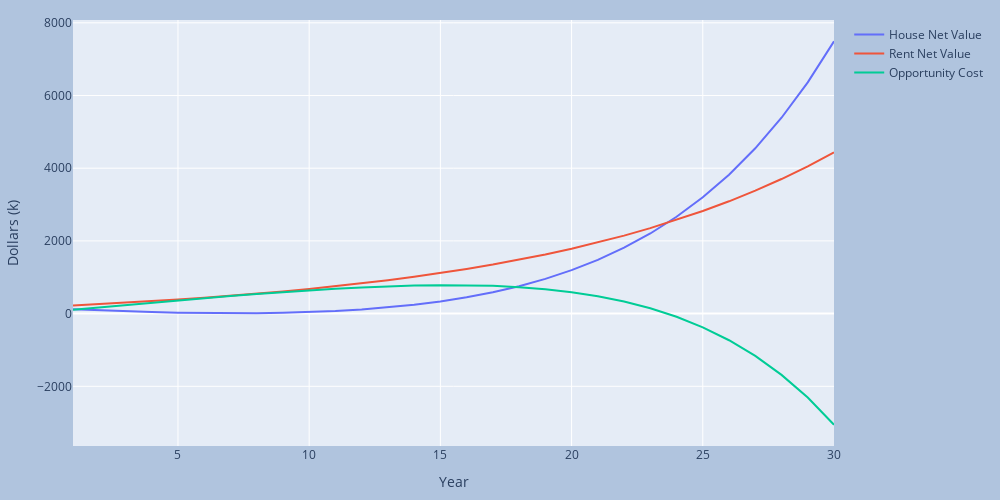

Source (notebook cell):
### Code cell
fig = go.Figure()
fig.add_trace(go.Scatter(x=yearly_mortgage['Year'], y=yearly_mortgage['House_Net_Value']/1000,
                    mode='lines',
                    name='House Net Value'))
fig.add_trace(go.Scatter(x=yearly_mortgage['Year'], y=yearly_mortgage['Rent_Net_Value']/1000,
                    mode='lines',
                    name='Rent Net Value'))

fig.add_trace(go.Scatter(x=yearly_mortgage['Year'], y=yearly_mortgage['Opportunity_Cost']/1000,
                    mode='lines',
                    name='Opportunity Cost'))

fig.update_layout(
    margin=dict(l=20, r=20, t=20, b=20),
    paper_bgcolor="LightSteelBlue",
    width = 1000,
    height = 500,
    xaxis_title="Year",
    yaxis_title="Dollars (k)",
)

fig.show()

### Figure 1 — Plotly figure (JSON) as saved in the notebook; plotly's stock layout.template omitted (floating-point values rounded to 4 significant figures)
{"data": [{"mode": "lines", "name": "House Net Value", "type": "scatter", "x": [1, 2, 3, 4, 5, 6, 7, 8, 9, 10, 11, 12, 13, 14, 15, 16, 17, 18, 19, 20, 21, 22, 23, 24, 25, 26, 27, 28, 29, 30], "y": [118.3, 89.63, 64.32, 42.95, 26.14, 14.6, 9.157, 10.74, 20.43, 39.48, 69.31, 111.6, 168.1, 241.2, 333.2, 447.1, 586.1, 754.1, 955.2, 1195.0, 1478.0, 1812.0, 2204.0, 2663.0, 3198.0, 3822.0, 4547.0, 5388.0, 6363.0, 7491.0]}, {"mode": "lines", "name": "Rent Net Value", "type": "scatter", "x": [1, 2, 3, 4, 5, 6, 7, 8, 9, 10, 11, 12, 13, 14, 15, 16, 17, 18, 19, 20, 21, 22, 23, 24, 25, 26, 27, 28, 29, 30], "y": [224.9, 261.1, 300.2, 342.3, 387.7, 436.9, 490.1, 547.7, 610.1, 677.8, 751.3, 831.2, 918.0, 1012.0, 1115.0, 1227.0, 1349.0, 1482.0, 1627.0, 1785.0, 1957.0, 2146.0, 2351.0, 2576.0, 2821.0, 3089.0, 3382.0, 3702.0, 4052.0, 4434.0]}, {"mode": "lines", "name": "Opportunity Cost", "type": "scatter", "x": [1, 2, 3, 4, 5, 6, 7, 8, 9, 10, 11, 12, 13, 14, 15, 16, 17, 18, 19, 20, 21, 22, 23, 24, 25, 26, 27, 28, 29, 30], "y": [106.6, 171.5, 235.8, 299.3, 361.6, 422.3, 480.9, 536.9, 589.7, 638.3, 682.0, 719.6, 749.8, 771.2, 781.9, 779.9, 762.9, 727.8, 671.5, 590.2, 479.3, 333.6, 147.2, -87.04, -377.2, -732.9, -1165.0, -1686.0, -2311.0, -3056.0]}], "layout": {"height": 500, "margin": {"b": 20, "l": 20, "r": 20, "t": 20}, "paper_bgcolor": "LightSteelBlue", "width": 1000, "xaxis": {"autorange": true, "range": [1, 30], "title": {"text": "Year"}, "type": "linear"}, "yaxis": {"autorange": true, "range": [-3642.0, 8077.0], "title": {"text": "Dollars (k)"}, "type": "linear"}}}
